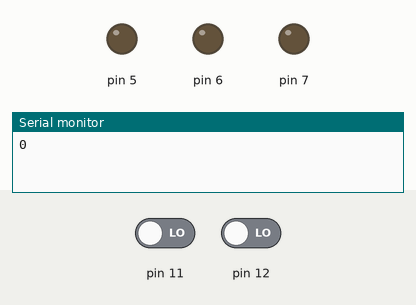
This sketch was run on a simulated Arduino Uno, built with avr-gcc and run on an emulated ATmega328P. Parts: output pins drawn as LEDs (lit = HIGH), the last lines printed to the serial monitor. Inputs (shaded band) come from the test bench; at power-on: pin 11 LOW, pin 12 LOW.

Above: at 0.1 s.
At 1.2 s:
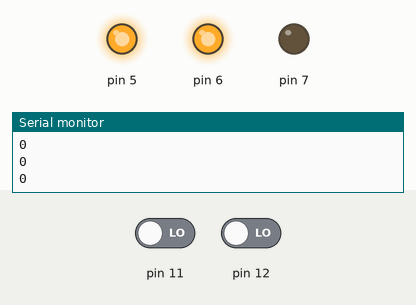
1.3 s: pin 11 driven HIGH
At 2.4 s:
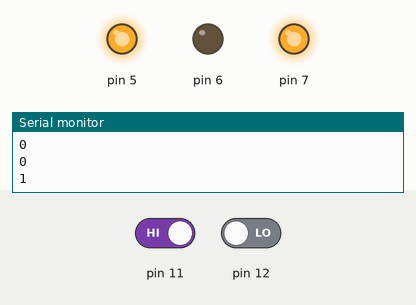
Timing chart, 0 to 4.3 s (numbered marks = the images above; inputs shaded):
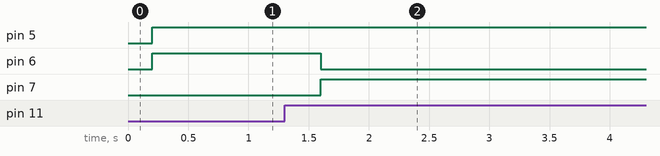

Measured:
- after the input at 1.3 s, pin 6: HIGH → LOW after 0.30 s; pin 7: LOW → HIGH after 0.30 s

The sketch:

podyom.ino
```cpp
void setup() {
  // put your setup code here, to run once:
pinMode(7, OUTPUT);
pinMode(6, OUTPUT);
pinMode(5, OUTPUT);
pinMode(12, INPUT);
pinMode(11, INPUT);
Serial.begin(9600);

}

void loop() {
  // put your main code here, to run repeatedly:
  int i;
  int n;
  i=digitalRead(12);
  n=digitalRead(11);
  Serial.println(n);
  delay(200);
  digitalWrite(7, LOW);
  digitalWrite(6, HIGH);//вниз
  analogWrite(5, 255);
  //if (i==1)
//{
  //digitalWrite(7, HIGH);
  //digitalWrite(6, LOW);//
  //analogWrite(5, 255);
  //delay(5000);
  //}
 // digitalWrite(7, HIGH);
 // digitalWrite(6, LOW);//
 // analogWrite(5, 255);
  if (n==1)
  {
    digitalWrite(7, HIGH);
  digitalWrite(6, LOW);//вниз
  analogWrite(5, 255);
   delay(5000);
    }

  i=0;
  n=0;


}
```
